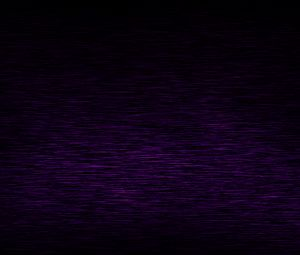
//> input picture c1/rr.jpg, 300 x 255 px
$ ./c1   (built with g++ and OpenCV 4)
//> lines starting //> are read from the running program, lines starting //| are printed output that depends on the picture
#define MAX 255
#include "opencv2/core/core.hpp"
#include "opencv2/highgui/highgui.hpp"
#include "opencv2/imgproc/imgproc.hpp"
#include "iostream"
#include"time.h"
#include "math.h"

using namespace cv;
using namespace std;

double oupsnr(const Mat& I1, const Mat& I2)
{
	    /******Calculating absolute difference between I1 and I2******/
	Mat s1;
	absdiff(I1, I2, s1);
	s1.convertTo(s1, CV_32F);
	s1 = s1.mul(s1);
	double result;
	    /******Summing all chanels******/
	Scalar s = sum(s1);
	double sse = s.val[0] + s.val[1] + s.val[2];
	try {
		if (sse < 1e-10) throw "too small value";
		/******clalculate MSE******/

		double mse = sse / (double)(I1.channels() * I1.total());
		/******return psnr*****/
		result = 10.0 * log10((MAX * MAX) / mse);
	}
	catch (const char* exception)
	{
		std::cerr << "Error: " << exception << endl;
	}
	return result;
}
Mat ouphotoshop(Mat im1)
{
	int r, g, b;
	Mat i1(im1);
	int ph = 0;
	for (int i = 0; i < im1.rows; i++)
	{
		for (int j = 0; j < im1.cols; j++)
		{
			r = im1.at<Vec3b>(i, j)[0];
			g = im1.at<Vec3b>(i, j)[1];
			b = im1.at<Vec3b>(i, j)[2];
			ph = 0.3 * r + 0.59 * g + 0.11 * b;
			i1.at<Vec3b>(i, j)[0] = ph;
			i1.at<Vec3b>(i, j)[1] = ph;
			i1.at<Vec3b>(i, j)[2] = ph;
		}
	}
	return i1;

}
void rgb2ycbcr(Mat im1, Mat im2)
{
	int r, g, b;
	double y = 0;
	double cb = 0;
	double cr = 0;
	try {
		if (im1.size != im2.size) throw "wrong size";
		for (int i = 0; i < im1.rows; i++)
		{
			for (int j = 0; j < im1.cols; j++)
			{
				r = (double)im1.at<Vec3b>(i, j)[0];
				g = (double)im1.at<Vec3b>(i, j)[1];
				b = (double)im1.at<Vec3b>(i, j)[2];
				y = 0.299 * r + 0.587 * g + 0.114 * b;
				cb = 0.5 * r - 0.4187 * g - 0.0813 * b + 128;
				cr = -0.1687 * r - 0.3313 * g + 0.5 * b + 128;
				im2.at<Vec3b>(i, j)[0] = y;
				im2.at<Vec3b>(i, j)[1] = cb;
				im2.at<Vec3b>(i, j)[2] = cr;
			}
		}

	}
	catch (const char* exception)
	{
		std::cerr << "Error: " << exception << endl;
	}
}
void yrgb(Mat im1)
{
	/*******increase brightness by RGB******/
	for (int i = 0; i < im1.rows; i++)
	{
		for (int j = 0; j < im1.cols; j++)
		{

			im1.at<Vec3b>(i, j)[0] += 40;
			im1.at<Vec3b>(i, j)[1] += 40;
			im1.at<Vec3b>(i, j)[2] += 40;
		}
	}
}
void yycbrcr(Mat im1)
{
	/*******increase brightness by YCbCr******/
	for (int i = 0; i < im1.rows; i++)
	{
		for (int j = 0; j < im1.cols; j++)
		{

			im1.at<Vec3b>(i, j)[0] += 80;

		}
	}
}

int main()
{
	/******Test psnr*****/
	Mat img4 = imread("rr.jpg");
//> img4 is the input picture: 255 rows x 300 cols, CV_8UC3; mean B, G, R 19.2, 1.5, 12.4
	Mat img5 = imread("yy.jpg");
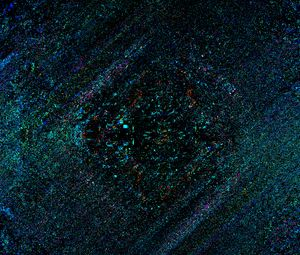
//> input picture c1/yy.jpg, 300 x 255 px
//> img5 is the input picture: 255 rows x 300 cols, CV_8UC3; mean B, G, R 38.9, 31.1, 12.6
	clock_t t1, t2,t3,t4;
	t1 = clock();
	double ourPSNR = oupsnr(img4, img5);
//> in oupsnr, `s1 = s1.mul(s1);`:
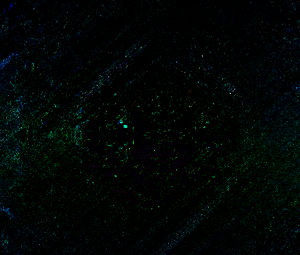
//> s1: 255 rows x 300 cols, CV_32FC3; mean B, G, R 1125, 1405.6, 299.5; drawn with min black and max white
//> in oupsnr, `Scalar s = sum(s1);`: s = Scalar(86101877, 107564359, 22924856)
//> in oupsnr, `double sse = s.val[0] + s.val[1] + s.val[2];`: sse = 216591092
//> in oupsnr, `double mse = sse / (double)(I1.channels() * I1.total());`: mse = 943.8
//> in oupsnr, `result = 10.0 * log10((MAX * MAX) / mse);`: result = 18.38
//> ourPSNR = 18.38
	t2 = clock();
	auto optime = t2 - t1;
	t3 = clock();
	double iPSNR = cv::PSNR(img4, img5);
//> iPSNR = 18.38
	t4 = clock();
	auto itime = t4 - t3;
	cout <<"iPSNR: " <<iPSNR<<"->time: "<<itime<< endl;
	cout << "ourPSNR: "<<ourPSNR <<"->time: "<< optime << endl;
	/******Test photoshop******/
	Mat img6 = imread("ss.jpg");
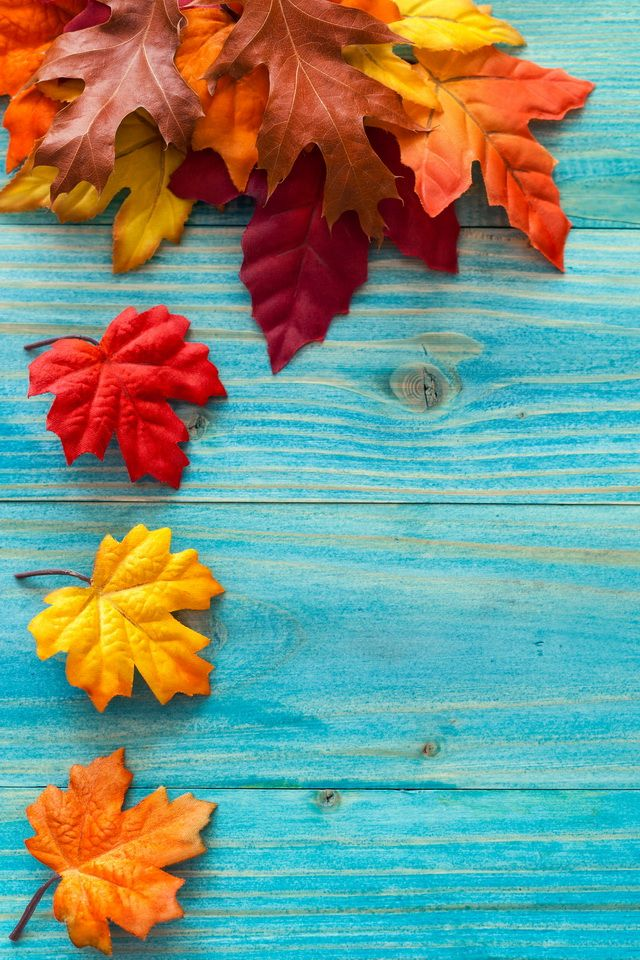
//> input picture c1/ss.jpg, 640 x 960 px
//> img6 is the input picture: 960 rows x 640 cols, CV_8UC3; mean B, G, R 132.3, 147.1, 122
	clock_t t5, t6;
	t5 = clock();
	Mat rez = ouphotoshop(img6);
//> the loop in ouphotoshop, `for (int i = 0; i < im1.rows; i++)` made 960 passes
//> (r, g, b, ph) on passes 1 to 3: (202, 202, 118, 192), (197, 202, 123, 191), (193, 204, 134, 193)
//> after the loop in ouphotoshop, `for (int i = 0; i < im1.rows; i++)`:
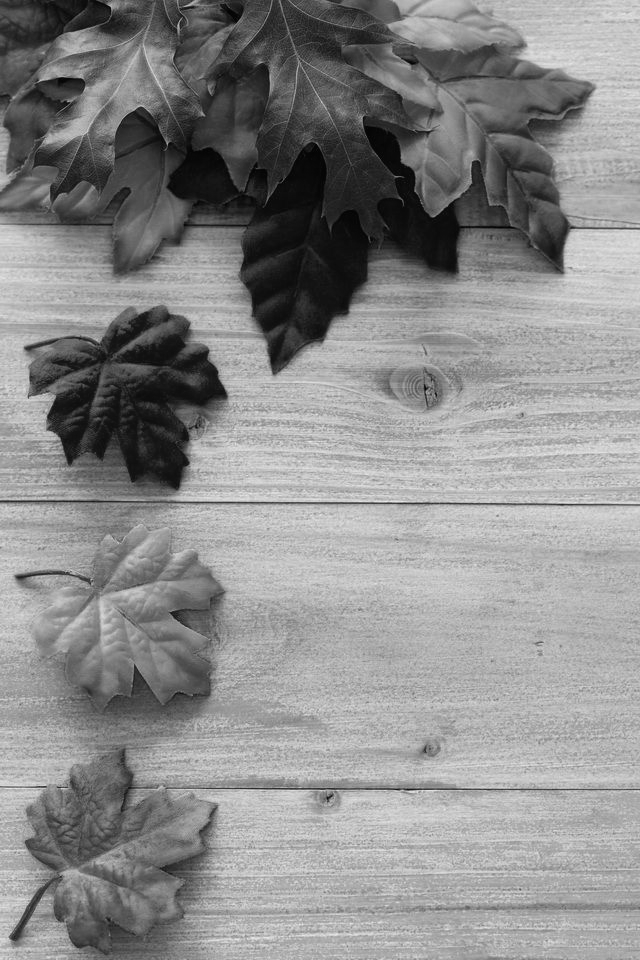
//> i1: 960 rows x 640 cols, CV_8UC3; min 2, max 235, mean 139.4
//> after the loop in ouphotoshop, `for (int i = 0; i < im1.rows; i++)`: r = 194; g = 182; b = 48; ph = 170
	t6 = clock();
	imshow("rezPhotoshop", rez);
	cvWaitKey(2000);
	auto delta = t6 - t5;
	cout <<"time_Phoshop: "<<delta << endl;
	/******Test rgb to ycbcr******/
	clock_t t7, t8, t9, t10;
	Mat img10 = imread("ss.jpg");
	Mat img7=imread("ss.jpg");
	Mat img8 = imread("ss.jpg");
	Mat img9=imread("ss.jpg");
	t7 = clock();
	rgb2ycbcr(img10, img7);
//> the loop in rgb2ycbcr, `for (int i = 0; i < im1.rows; i++)` made 960 passes
//> (r, g, b, y, cb, cr) on passes 1 to 3: (202, 202, 118, 192.4, 134.8, 86), (197, 202, 123, 191.5, 131.9, 89.34), (193, 204, 134, 192.7, 128.2, 94.86)
//> after the loop in rgb2ycbcr, `for (int i = 0; i < im1.rows; i++)`:
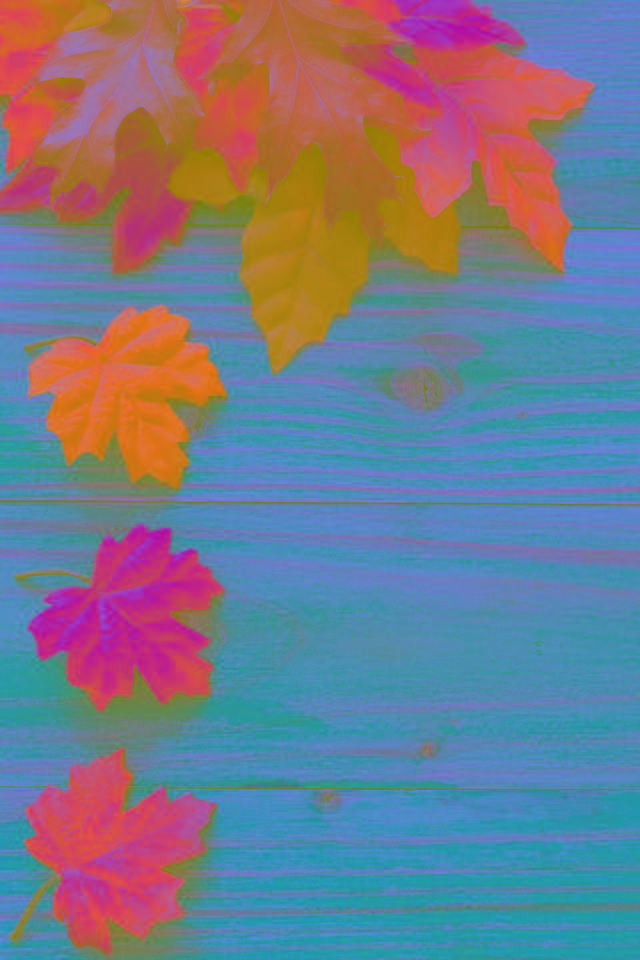
//> im2: 960 rows x 640 cols, CV_8UC3; mean B, G, R 139.3, 122.1, 117.4
//> after the loop in rgb2ycbcr, `for (int i = 0; i < im1.rows; i++)`: r = 194; g = 182; b = 48; y = 170.3; cb = 144.9; cr = 58.98
	t8 = clock();
	imshow("ourRGB2YCBCR", img7);
	cvWaitKey(2000);
	t9 = clock();
	cv::cvtColor(img8, img9, COLOR_RGB2YCrCb);
//> img9: 960 rows x 640 cols, CV_8UC3; mean of channels 0, 1, 2 139.8, 122.7, 117.9
	t10 = clock();
	imshow("defoult YCBCR", img9);
	cvWaitKey(2000);
	auto delta2 = t8 - t7;
	auto delta3 = t10 - t9;
	cout << "ourTime:  " << delta2 << "   defoultTime:  " << delta3 << endl;
	/******Test increase brightness******/
	Mat img11 = imread("ss.jpg");
	Mat img12 = imread("ss.jpg");
	yrgb(img11);
//> after the loop in yrgb, `for (int i = 0; i < im1.rows; i++)`:
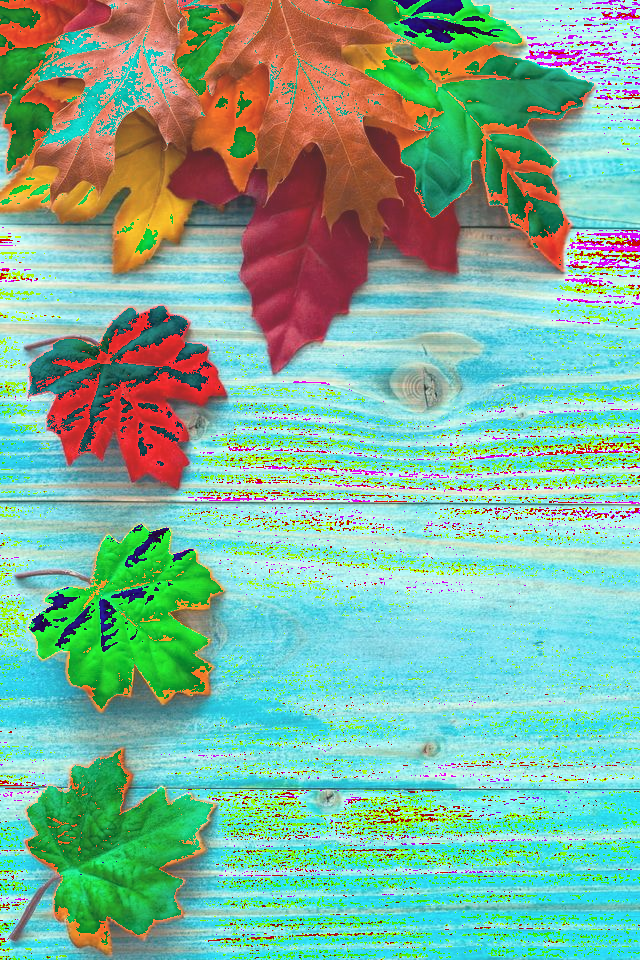
//> im1: 960 rows x 640 cols, CV_8UC3; mean B, G, R 156.5, 179.5, 126.6
	yycbrcr(img12);
//> after the loop in yycbrcr, `for (int i = 0; i < im1.rows; i++)`:
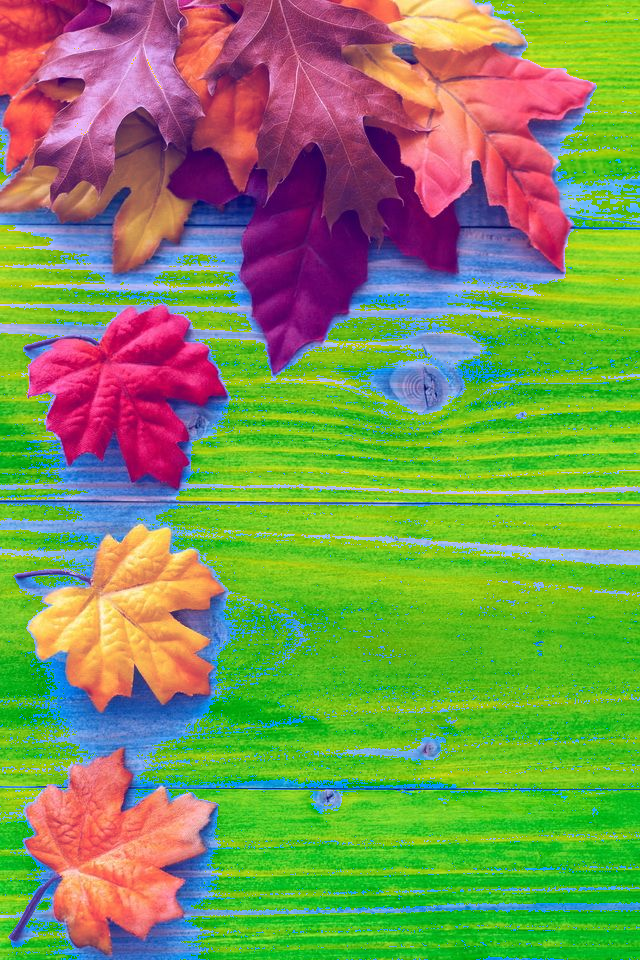
//> im1: 960 rows x 640 cols, CV_8UC3; mean B, G, R 84.4, 147.1, 122
	imshow("increase brightness by RGB", img11);
	waitKey(2000);
	imshow("increase brightness by RGB", img12);
	waitKey(2000);


}
